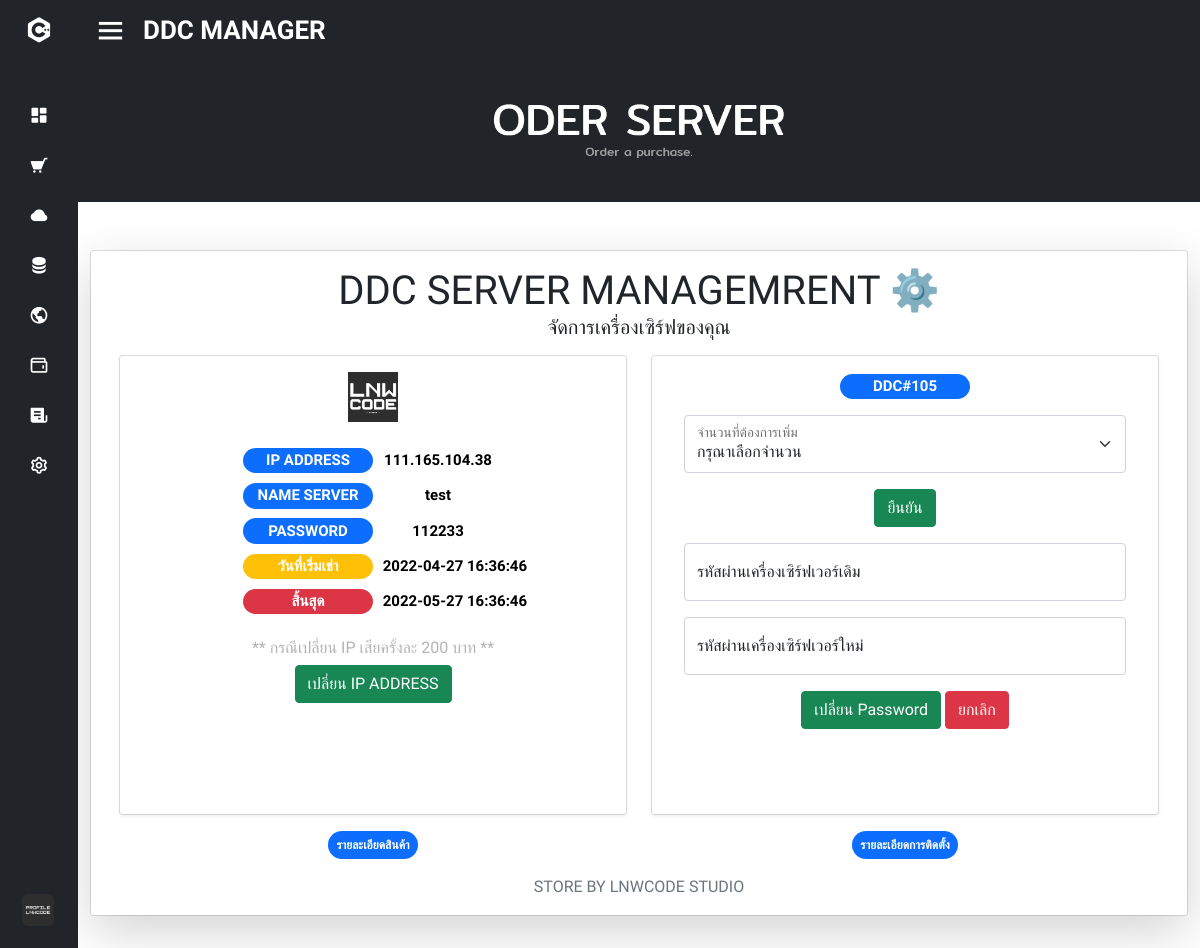
The page /gg/server_manager_data_ddc.php?item=111.165.104.38 (signed in) on the database its author committed.
### tables this page shows
CREATE TABLE IF NOT EXISTS `oder_item` (
  `oder_id` int(100) NOT NULL AUTO_INCREMENT,
  `oder_package_id` int(50) NOT NULL,
  `oder_package_type` varchar(50) NOT NULL DEFAULT '',
  `oder_os` varchar(50) NOT NULL DEFAULT '',
  `oder_price` float NOT NULL,
  `oder_time_rent` int(11) NOT NULL,
  `oder_time_rent_date_type` varchar(50) NOT NULL,
  `oder_name_server` varchar(50) DEFAULT NULL,
  `oder_password_server` varchar(50) DEFAULT NULL,
  `oder_email` varchar(50) DEFAULT NULL,
  `oder_time_start` datetime DEFAULT NULL,
  `oder_time_end` datetime DEFAULT NULL,
  `oder_status` varchar(50) DEFAULT NULL,
  `oder_ip` varchar(50) NOT NULL DEFAULT '0',
  `oder_status_price` varchar(50) NOT NULL DEFAULT '0',
  PRIMARY KEY (`oder_id`),
  KEY `FK_oder_item_period_of_payment` (`oder_time_rent_date_type`),
  KEY `FK_oder_item_package_plan_vps` (`oder_package_id`),
  KEY `FK_oder_item_status_2` (`oder_status`),
  KEY `FK_oder_item_pm_status` (`oder_status_price`),
  KEY `FK_oder_item_operating_system` (`oder_os`),
  CONSTRAINT `FK_oder_item_period_of_payment` FOREIGN KEY (`oder_time_rent_date_type`) REFERENCES `period_of_payment` (`pop_id`),
  CONSTRAINT `FK_oder_item_pm_status` FOREIGN KEY (`oder_status_price`) REFERENCES `pm_status` (`pmst_type`),
  CONSTRAINT `FK_oder_item_status_2` FOREIGN KEY (`oder_status`) REFERENCES `status` (`status_type`)
);

### gg/server_manager_data_ddc.php (the view, shortened to what this page needs)
<?php
    require_once 'config/db.php';
?>
<!DOCTYPE html>
<html lang="en" dir="ltr">
<head>
    <link rel="stylesheet" href="stylet.css">
    <link href='https://unpkg.com/boxicons@2.0.7/css/boxicons.min.css' rel='stylesheet'>
    <link rel="stylesheet" href="https://cdn.jsdelivr.net/npm/bootstrap-icons@1.8.1/font/bootstrap-icons.css">
    <link rel="stylesheet" href="myProjects/webProject/icofont/css/icofont.min.css">
    <link rel="stylesheet" href="https://cdnjs.cloudflare.com/ajax/libs/font-awesome/4.7.0/css/font-awesome.min.css">
    <link href="https://cdn.jsdelivr.net/npm/bootstrap@5.1.3/dist/css/bootstrap.min.css" rel="stylesheet">
   </head>
<body>
<?php
    if (isset($_GET['item'])) {
      $item = $_GET['item'];
      $stmt = $conn->query("SELECT * FROM oder_item WHERE oder_ip = '$item'");
      $stmt->execute();
      $data = $stmt->fetch();
  }
  ?>
  <div class="sidebar close">
    <div class="logo-details">
      <i class='bx bxl-c-plus-plus'></i>
    </div>
    <ul class="nav-links">
      <li>
        <a href="user.php">
          <i class='bx bxs-dashboard'></i>
        </a>
      </li>
      <li>
        <div class="iocn-link">
          <a href="#">
            <i class='bx bxs-cart bx-flip-horizontal' ></i>
          </a>
        </div>
      </li>
      <li>
        <a href="Clouds_server.php">
          <i class='bx bxs-cloud'></i>
        </a>
      </li>
      <li>
        <a href="Hosting.php">
          <i class='bx bxs-data' ></i>
        </a>
      </li>
      <li>
        <a href="Domain.php">
          <i class='bx bx-world' ></i>
        </a>
      </li>
      <li>
        <a href="topup.php">
          <i class='bx bx-wallet'></i>
        </a>
      </li>
      <li>
        <a href="receipt.php">
          <i class='bx bxs-receipt'></i>
        </a>
      </li>
      <li>
        <div class="iocn-link">
          <a href="#">
            <i class='bx bx-cog' ></i>
          </a>
        </div>
      </li>
      <li>
    <div class="profile-details">
      <div class="profile-content">
        <img src="image/profile.jpg" alt="profileImg">
      </div>
    </div>
  </li>
</ul>
  </div>
  <section class="home-section">
    <div class="home-content">
      <i class='bx bx-menu' style='color:#ffffff'  ></i>
      <span class="text" style='color:#ffffff' >DDC MANAGER</span>
    </div>
    <div id="carouselExampleSlidesOnly" class="carousel slide" data-bs-ride="carousel">
      <div class="carousel-inner">
        <div class="carousel-item active">
          <img src="image/oder.png" class="d-block w-100" alt="...">
        </div>
      </div>
    </div>
  <div class="p-4"></div>
    <div class="container">
      <?php
        $result10 = $conn->query("SELECT * FROM oder_item ");
      ?>
      <div class="card text-center">
        <div class="card-body shadow-lg">
          <h1 class="text-uppercase text-center mb-3">DDC SERVER MANAGEMRENT ⚙️<p class="fs-5">จัดการเครื่องเซิร์ฟของคุณ </p></h1>
          <div class="container">
            <div class="row row-cols-2">
              <div class="col">
                <div class="col">
                  <div class="card-deck">
                    <div class="card text-center" style="height: 460px;">
                      <div class="card-body shadow-sm">
                        <center><img src="image/logo111.png" style="height: 50px;" class="icon"></center>
                        <div class="p-4">
                          <p class="card-text h5"><span class="badge bg-primary rounded-pill" style="width: 130px; height: auto;">IP ADDRESS</span><span class="badge" style="color: black; width: 130px; height: auto;"><?php echo $data['oder_ip'] ?></span></p>
                          <p class="card-text h5"><span class="badge bg-primary rounded-pill" style="width: 130px; height: auto;">NAME SERVER</span><span class="badge" style="color: black; width: 130px; height: auto;"><?php echo $data['oder_name_server'] ?></span></p>
                          <p class="card-text h5"><span class="badge bg-primary rounded-pill" style="width: 130px; height: auto;">PASSWORD</span><span class="badge" style="color: black; width: 130px; height: auto;"><?php echo $data['oder_password_server'] ?></span></p>
                          <p class="card-text h5"><span class="badge bg-warning rounded-pill" style="width: 130px; height: auto;">วันที่เริ่มเช่า</span><span class="badge" style="color: black; width: 130px; height: auto;"><?php echo $data['oder_time_start'] ?></span></p>
                          <p class="card-text h5"><span class="badge bg-danger rounded-pill" style="width: 130px; height: auto;">สิ้นสุด</span><span class="badge" style="color: black; width: 130px; height: auto;"><?php echo $data['oder_time_end'] ?></span></p>
                        </div>
                        <form action="" method="post" enctype="multipart/form-data">
                        <p class="card-text h6" style='color:rgba(165, 165, 165, 0.842)'>** กรณีเปลี่ยน IP เสียครั้งละ 200 บาท **</p>
                        <button type="submit" id="update_ip" name="update_ip" class="btn btn-success">เปลี่ยน IP ADDRESS</button>
                      </div>
                    </div>
                  </div>
                </div>
              </div>
              <div class="col">
                <div class="col">
                  <div class="card-deck">
                  <form action="" method="post" enctype="multipart/form-data">
                    <div class="card text-center" style="height: 460px;">
                      <div class="card-body shadow-sm">
                        <h5 class="card-title fw-bold"><span class="badge bg-primary rounded-pill" style="width: 130px; height: auto;"><?php echo $data['oder_package_type'] ?>#<?php echo $data['oder_package_id'] ?></span></h5>
                        <div class="form-floating m-3">
                          <select class="form-select" id="floatingSelect" name="select_rent" aria-label="Floating label select example">
                            <option selected>กรุณาเลือกจำนวน</option>
                          </select>
                          <label for="floatingSelect">จำนวนที่ต้องการเพิ่ม</label>
                        </div>
                          <div class="form-floating m-3">
                          <button type="submit" id="add_time" name="add_time" class="btn btn-success">ยืนยัน</button>
                          </div>
                          </form>
                          <form action="" method="post" enctype="multipart/form-data">
                          <div class="form-floating m-3">
                            <input type="text" class="form-control" name="oldPassword" id="floatingInput" placeholder="text">
                            <label for="floatingInput">รหัสผ่านเครื่องเซิร์ฟเวอร์เดิม</label>
                          </div>
                          <div class="form-floating m-3">
                            <input type="text" class="form-control" name="newPassword" id="floatingInput" placeholder="text">
                            <label for="floatingInput">รหัสผ่านเครื่องเซิร์ฟเวอร์ใหม่</label>
                          </div>
                        <button type="submit" id="update_ip" name="update_password_server" class="btn btn-success">เปลี่ยน Password</button>
                        <a href="server_manage.php" class="btn btn-danger">ยกเลิก</a>
                      </div>
                    </div>
                  </div>
                </div>
              </div>
              <div class="col p-3"><span class="badge bg-primary p-2 rounded-pill">รายละเอียดสินค้า</span></div>
              <div class="col p-3"><span class="badge bg-primary p-2 rounded-pill">รายละเอียดการติดตั้ง</span></div>
            </div>
          </div>
        <div class="text-muted" style="font-size:1rem">STORE BY LNWCODE STUDIO</div>
      </div>
<div class="p-3"></div>
</section>
</body>
</html>

### gg/stylet.css (style rules this page uses)
* { margin: 0; padding: 0; box-sizing: border-box; font-family: 'Mitr', sans-serif; }
.sidebar { position: fixed; top: 0; left: 0; height: 100%; width: 260px; background: #212529; z-index: 100; transition: all 0.5s ease; }
.sidebar.close { width: 78px; }
.sidebar .logo-details { height: 60px; width: 100%; display: flex; align-items: center; }
.sidebar .logo-details i { font-size: 30px; color: #fff; height: 50px; min-width: 78px; text-align: center; line-height: 50px; }
.sidebar .nav-links { height: 100%; padding: 30px 0 150px 0; overflow: auto; }
.sidebar.close .nav-links { overflow: visible; }
.sidebar .nav-links li { position: relative; list-style: none; transition: all 0.4s ease; }
.sidebar .nav-links li .iocn-link { display: flex; align-items: center; justify-content: space-between; }
.sidebar.close .nav-links li .iocn-link { display: block }
.sidebar .nav-links li i { height: 50px; min-width: 78px; text-align: center; line-height: 50px; color: #fff; font-size: 20px; cursor: pointer; transition: all 0.3s ease; }
.sidebar .nav-links li a { display: flex; align-items: center; text-decoration: none; }
.sidebar .profile-details { position: fixed; bottom: 0; width: 260px; display: flex; align-items: center; justify-content: space-between; background: #212529; padding: 12px 0; transition: all 0.5s ease; }
.sidebar.close .profile-details { background: none; }
.sidebar.close .profile-details { width: 78px; }
.sidebar .profile-details .profile-content { display: flex; align-items: center; }
.sidebar .profile-details img { height: 52px; width: 52px; object-fit: cover; border-radius: 16px; margin: 0 14px 0 12px; background: #212529; transition: all 0.5s ease; }
.sidebar.close .profile-details img { padding: 10px; }
.home-section { position: relative; background: #fff; height: 100vh; left: 260px; width: calc(100% - 260px); transition: all 0.5s ease; }
.sidebar.close ~ .home-section { left: 78px; width: calc(100% - 78px); }
.home-section .home-content { height: 60px; display: flex; align-items: center; }
.home-section .home-content .bx-menu, .home-section .home-content .text { color: #11101d; font-size: 35px; }
.home-section .home-content .bx-menu { margin: 0 15px; cursor: pointer; }
.home-section .home-content .text { font-size: 26px; font-weight: 600; }
.home-content { background: #212529; }
.icon { height: 50px; width: 50px; display: block; }

### rows shown on the page
oder_item: oder_ip "111.165.104.38", oder_name_server "test", oder_password_server "112233", oder_time_start "2022-04-27 16:36:46", oder_time_end "2022-05-27 16:36:46", oder_package_type "DDC", oder_package "105"
